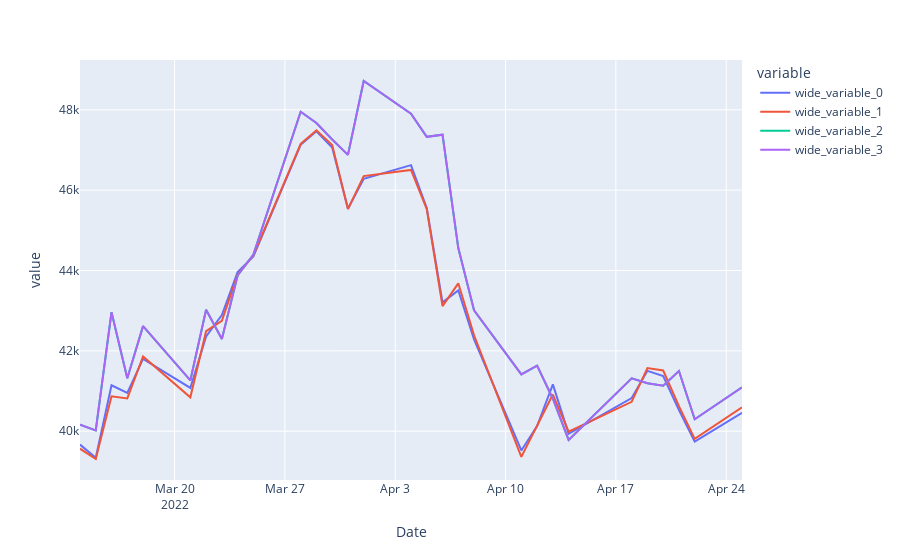

Notebook source saved alongside this figure:
### Code cell
rf_auto = RandomForestRegressor(random_state=10,criterion='mae', max_depth=5, max_features='auto')
rf_sqrt = RandomForestRegressor(random_state=10,criterion='mae', max_depth=5, max_features='sqrt')
rf_log2 = RandomForestRegressor(random_state=10,criterion='mae', max_depth=5,max_features='log2' )
df = pd.DataFrame(columns = ['MAE', 'MSE', 'R2'], index = ['auto','sqrt', 'log2'])
show_results(df, X_train_cv, X_test_cv, y_train_cv, y_test_cv,rf_auto, rf_sqrt,rf_log2)
